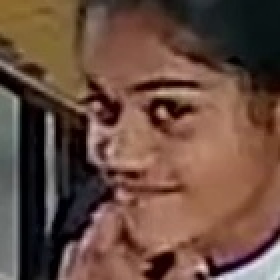
#> input picture raw_faces/person_0.jpg, 140 x 140 px (shown 2 times larger); its folder holds only this picture in this run
$ python solution.py   (older library calls are emulated)
#> lines starting #> are read from the running program, lines starting #| are printed output that depends on the picture
#> further down, raw is the input picture: shape (140, 140, 3); mean B, G, R 63.8, 75.9, 103.8
"""
face_enhancement.py
Sentio Mind · Project 4 · Low-Resolution CCTV Face Enhancement

Copy this file to solution.py and fill in every TODO block.
Do not rename any function.
Run: python solution.py
Output goes into enhanced_faces/ (created automatically).
"""

import cv2
import json
import base64
import time
import numpy as np
from pathlib import Path
import mediapipe as mp
from skimage.metrics import structural_similarity as ssim

# ---------------------------------------------------------------------------
# CONFIG
# ---------------------------------------------------------------------------
RAW_FACES_DIR    = Path("raw_faces")
ENHANCED_DIR     = Path("enhanced_faces")
REPORT_HTML_OUT  = Path("enhancement_report.html")
METRICS_JSON_OUT = Path("evaluation_metrics.json")

TARGET_SIZE      = (240, 240)
ENHANCED_DIR.mkdir(exist_ok=True)


# ---------------------------------------------------------------------------
# STAGE 1 — DENOISE
# ---------------------------------------------------------------------------

def stage1_denoise(img: np.ndarray) -> np.ndarray:
    """
    cv2.fastNlMeansDenoisingColored with h=8, hColor=8, templateWindowSize=7, searchWindowSize=21
    """
    return cv2.fastNlMeansDenoisingColored(img, None, 8, 8, 7, 21)


# ---------------------------------------------------------------------------
# STAGE 2 — CLAHE
# ---------------------------------------------------------------------------

def stage2_clahe(img: np.ndarray) -> np.ndarray:
    """
    Convert to LAB. Apply CLAHE (clipLimit=3.5, tileGridSize=(4,4)) to L channel. Merge + convert back.
    """
    lab = cv2.cvtColor(img, cv2.COLOR_BGR2LAB)
#> lab: shape (140, 140, 3); mean of channels 0, 1, 2 87.3, 138.1, 139.8
    l, a, b = cv2.split(lab)
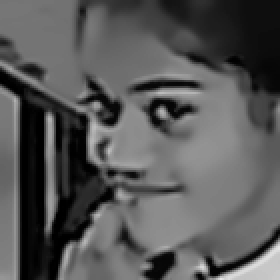
#> l: shape (140, 140) (shown 2 times larger); min 0, max 229, mean 87.3
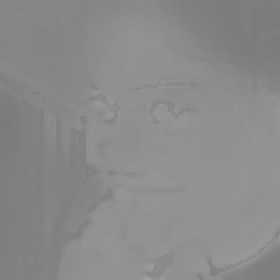
#> a: shape (140, 140) (shown 2 times larger); min 122, max 162, mean 138.1
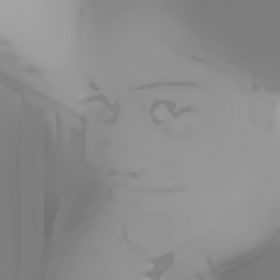
#> b: shape (140, 140) (shown 2 times larger); min 114, max 164, mean 139.8
    clahe = cv2.createCLAHE(clipLimit=3.5, tileGridSize=(4, 4))
    l_final = clahe.apply(l)
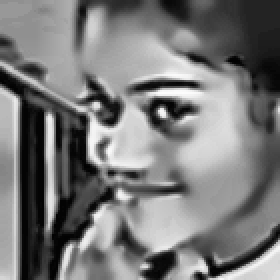
#> l_final: shape (140, 140) (shown 2 times larger); min 1, max 253, mean 121.2
    return cv2.cvtColor(cv2.merge((l_final, a, b)), cv2.COLOR_LAB2BGR)
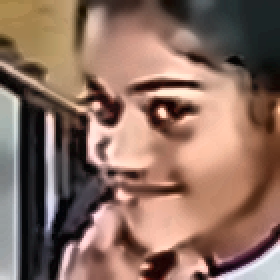
#> returned value: shape (140, 140, 3) (shown 2 times larger); mean B, G, R 95.9, 109.1, 138.9


# ---------------------------------------------------------------------------
# STAGE 3 — MULTI-STEP UPSCALE
# ---------------------------------------------------------------------------

# [10 lines left out: function unsharp_mask, not called in this run]


def stage3_upscale(img: np.ndarray) -> np.ndarray:
    """
    If short side < 64px: 2× LANCZOS4 → unsharp(1.0, 1.6) → 2× LANCZOS4 → resize to TARGET_SIZE.
    Otherwise: direct resize to TARGET_SIZE LANCZOS4.
    """
    h, w = img.shape[:2]
#> h = 140; w = 140
    if min(h, w) < 64:
        # Step 1: First 2x Upscale
        img = cv2.resize(img, (w * 2, h * 2), interpolation=cv2.INTER_LANCZOS4)
        # Step 2: Intermediate Sharpening
        img = unsharp_mask(img, 1.0, 1.6)
        # Step 3: Final Resize to Target
        img = cv2.resize(img, TARGET_SIZE, interpolation=cv2.INTER_LANCZOS4)
    else:
        img = cv2.resize(img, TARGET_SIZE, interpolation=cv2.INTER_LANCZOS4)
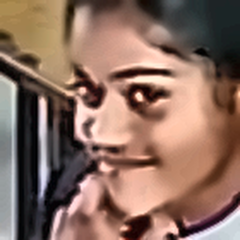
#> img: shape (240, 240, 3); mean of channels 0, 1, 2 96, 109.2, 138.9; drawn as B, G, R
    return img


# ---------------------------------------------------------------------------
# STAGE 4 — ZONE SHARPENING
# ---------------------------------------------------------------------------

def stage4_zone_sharpen(img: np.ndarray) -> np.ndarray:
    """
    MediaPipe Face Mesh → locate eye + nose region → create mask.
    Apply unsharp(0.8, 2.0) to eye+nose zone.
    Apply unsharp(1.2, 1.3) to the rest.
    Blend using the mask.
    Fallback if no face found: unsharp(1.0, 1.5) uniformly.
    """
    mp_face_mesh = mp.solutions.face_mesh
#> (the run stopped early here; a loop or call above may not have finished)

$ run again, on raw_faces/person_2.jpg
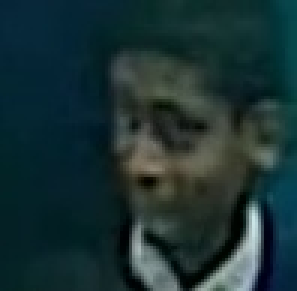
#> input picture raw_faces/person_2.jpg, 99 x 97 px (shown 3 times larger)
#> raw is the input picture: shape (97, 99, 3); mean B, G, R 51.2, 49.8, 26.5
#> lab: shape (97, 99, 3); mean of channels 0, 1, 2 47.4, 120.2, 124.4
#> in stage2_clahe, `l_final = clahe.apply(l)`:
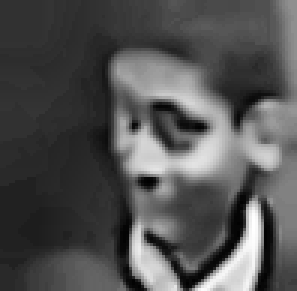
#> l_final: shape (97, 99) (shown 3 times larger); min 1, max 255, mean 82.1
#> in stage2_clahe, `return cv2.cvtColor(cv2.merge((l_final, a, b)), cv2.COLOR_LAB2BGR)`:
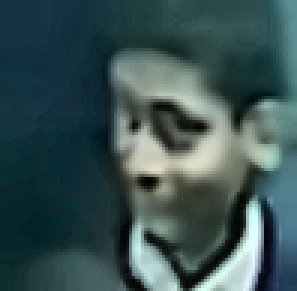
#> returned value: shape (97, 99, 3) (shown 3 times larger); mean B, G, R 82.9, 82, 58.4

$ run again, on raw_faces/person_3.jpg
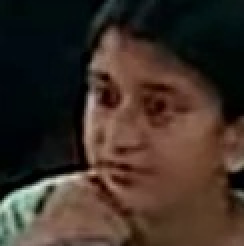
#> input picture raw_faces/person_3.jpg, 122 x 123 px (shown 2 times larger)
#> raw is the input picture: shape (123, 122, 3); mean B, G, R 39.4, 47.8, 61.4
#> lab: shape (123, 122, 3); mean of channels 0, 1, 2 53, 133.1, 135.9
#> in stage2_clahe, `l_final = clahe.apply(l)`:
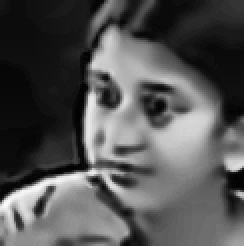
#> l_final: shape (123, 122) (shown 2 times larger); min 2, max 252, mean 83.6
#> in stage3_upscale, `img = cv2.resize(img, TARGET_SIZE, interpolation=cv2.INTER_LANCZOS4)`:
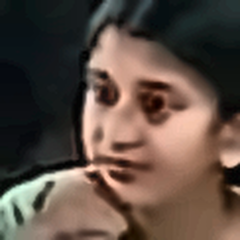
#> img: shape (240, 240, 3); mean of channels 0, 1, 2 67.4, 77.1, 93; drawn as B, G, R

$ run again, on raw_faces/person_4.jpg
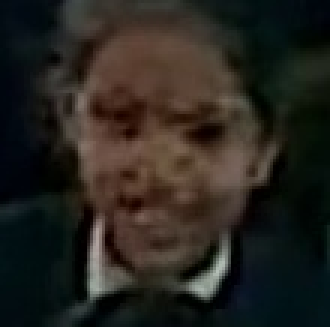
#> input picture raw_faces/person_4.jpg, 110 x 109 px (shown 3 times larger)
#> raw is the input picture: shape (109, 110, 3); mean B, G, R 31.1, 36.6, 39.4
#> lab: shape (109, 110, 3); mean of channels 0, 1, 2 37.1, 128.6, 132.3
#> in stage2_clahe, `l, a, b = cv2.split(lab)`:
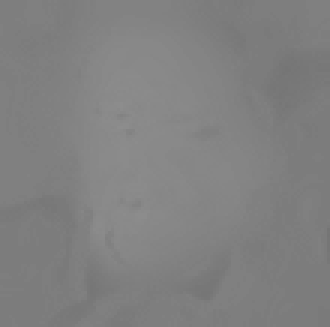
#> a: shape (109, 110) (shown 3 times larger); min 117, max 141, mean 128.6
#> in stage2_clahe, `return cv2.cvtColor(cv2.merge((l_final, a, b)), cv2.COLOR_LAB2BGR)`:
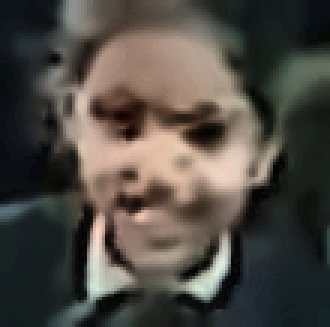
#> returned value: shape (109, 110, 3) (shown 3 times larger); mean B, G, R 67.7, 74.3, 78.9
